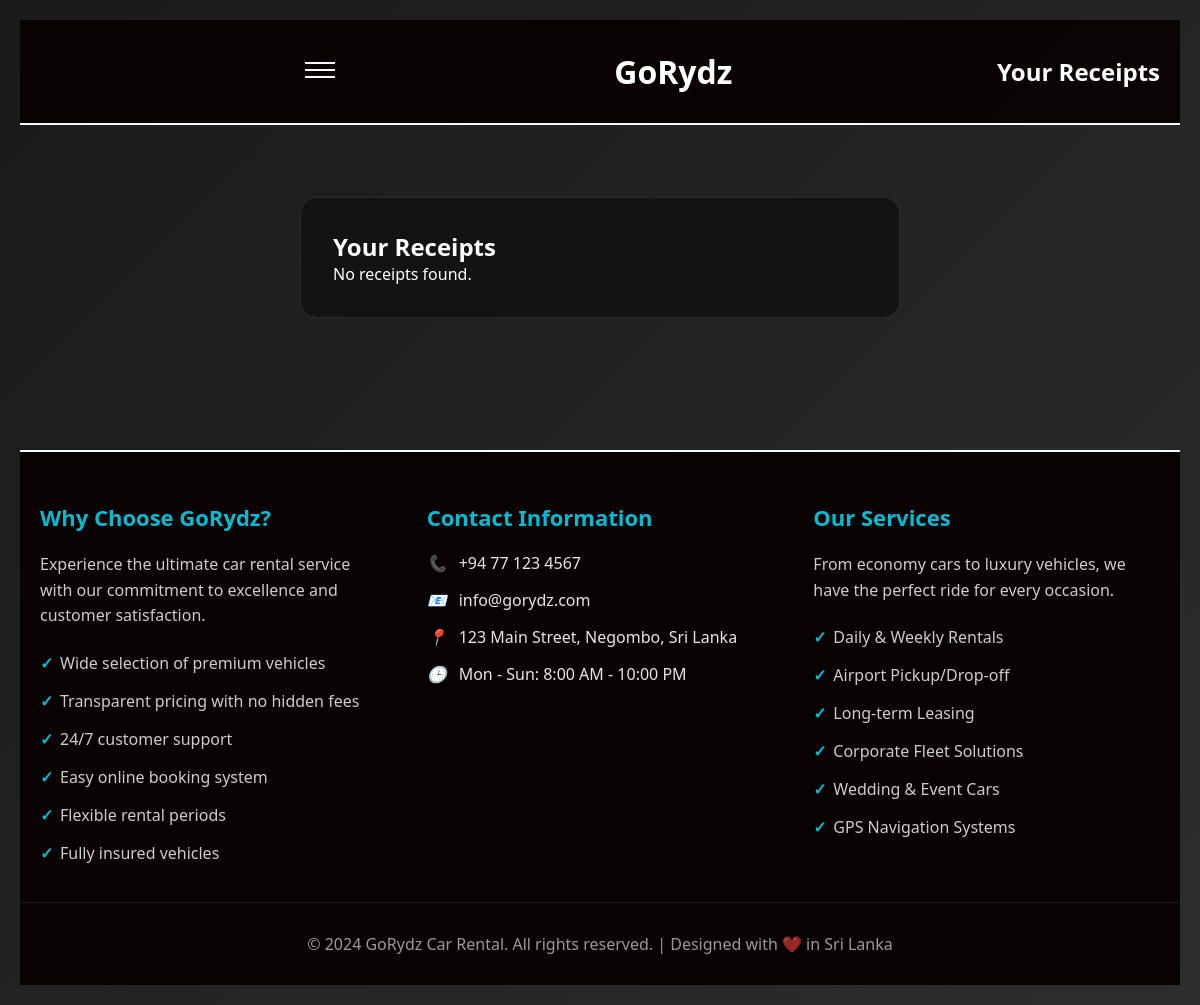
The app's page /receipts/ (signed in), older data.
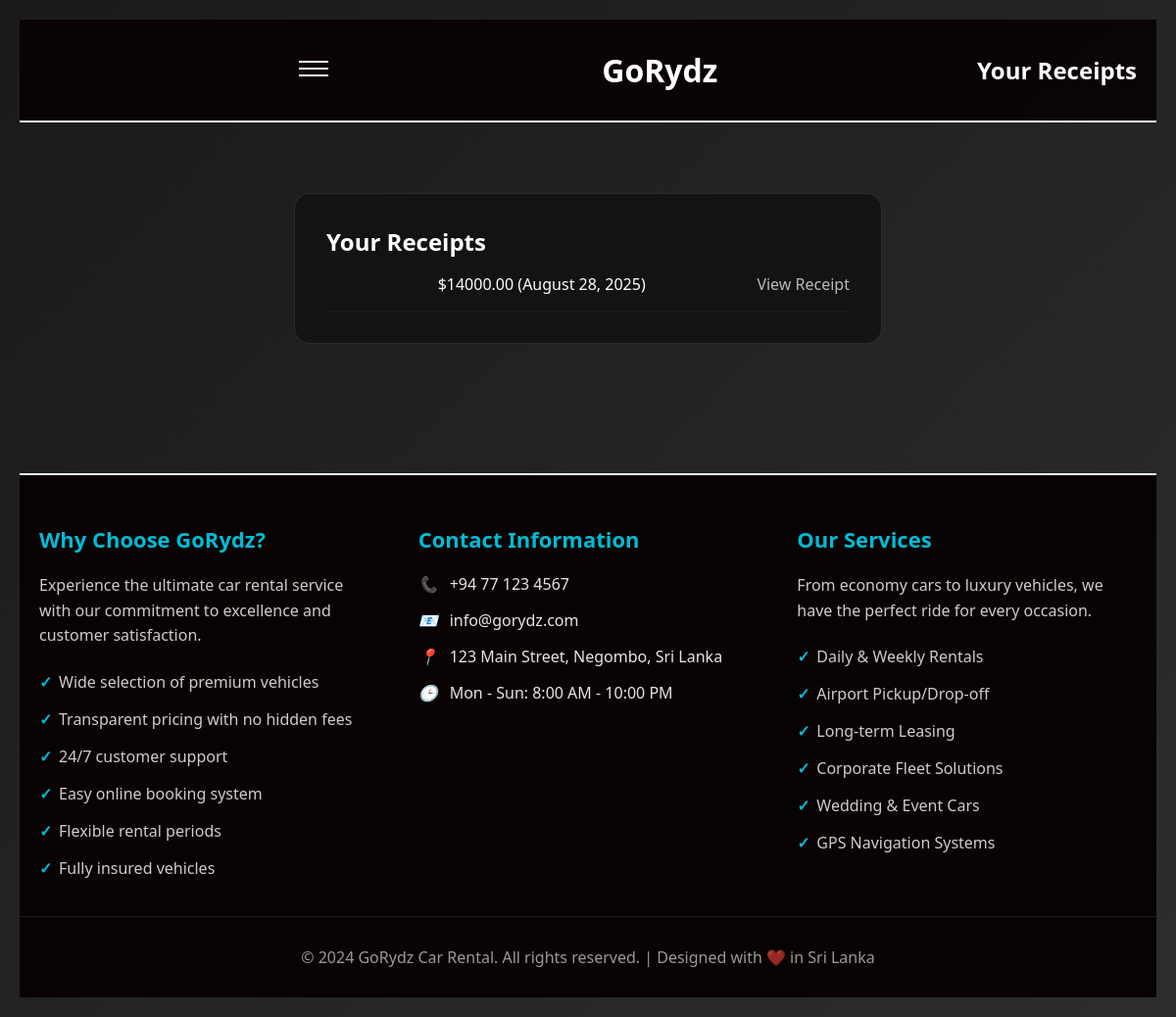
The same page, newer data.
### cars/models.py (models this page shows, shortened)
class Booking(models.Model):
    car = models.ForeignKey(Car, on_delete=models.CASCADE)
    customer_name = models.CharField(max_length=100)
    customer_email = models.EmailField()
    customer_phone = models.CharField(max_length=20)
    start_date = models.DateField()
    end_date = models.DateField()
    total_amount = models.DecimalField(max_digits=10, decimal_places=2)
    is_paid = models.BooleanField(default=False)  # This is what your views.py uses
    created_at = models.DateTimeField(auto_now_add=True)

### cars/views.py (the view)
# urls.py: path('receipts/', views.receipt_list, name='receipt_list'),
@login_required
def receipt_list(request):
    bookings = Booking.objects.filter(customer_email=request.user.email)
    return render(request, 'cars/receipt_list.html', {'bookings': bookings})

### cars/templates/cars/receipt_list.html (shortened to what this page needs)
{% extends 'cars/base.html' %}
{% block page_title %}Your Receipts{% endblock %}
{% block content %}
<div class="profile-container">
    <div class="profile-card">
        <h2>Your Receipts</h2>
        {% for booking in bookings %}
            <div class="detail-item">
                <span>${{ booking.total_amount }} ({{ booking.start_date|date:"F d, Y" }})</span>
                <a href="{% url 'cars:receipt' booking.id %}">View Receipt</a>
            </div>
        {% empty %}
            <p>No receipts found.</p>
        {% endfor %}
    </div>
</div>
{% endblock %}

Row changes from the older to the newer data that the page shows:
added Booking: total_amount "14000.00", start_date "August 28, 2025"
Text that changed along with them:
text no longer shown: "No receipts found."
